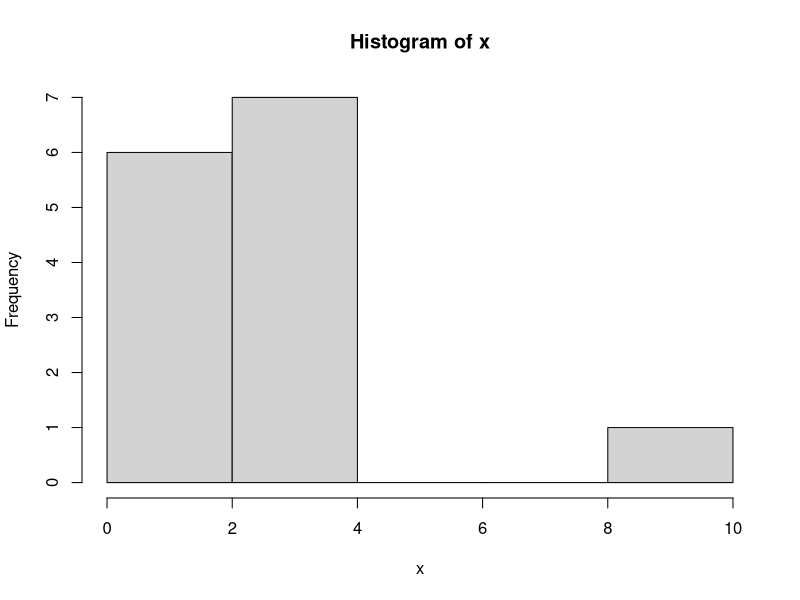
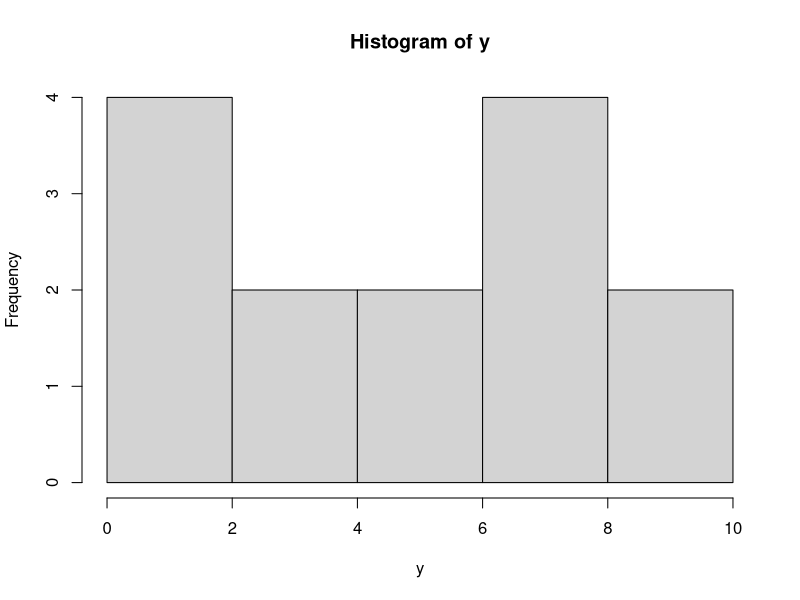
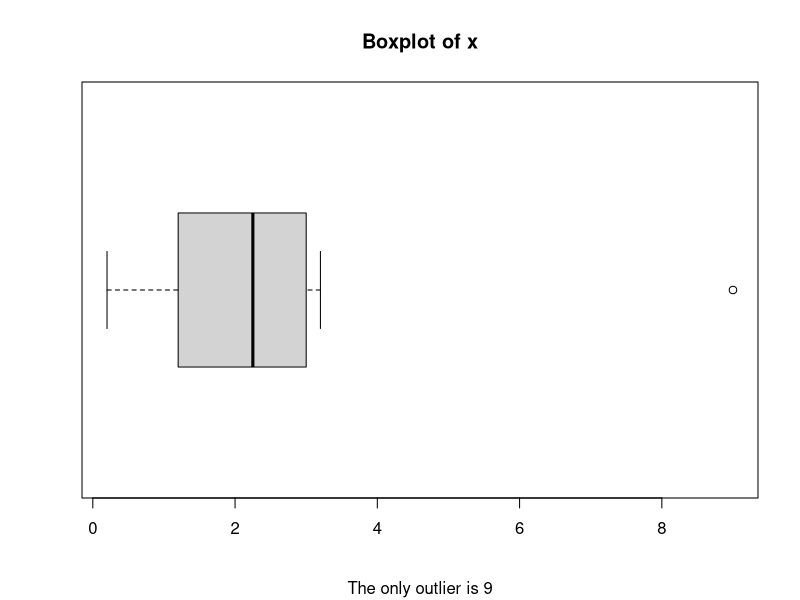
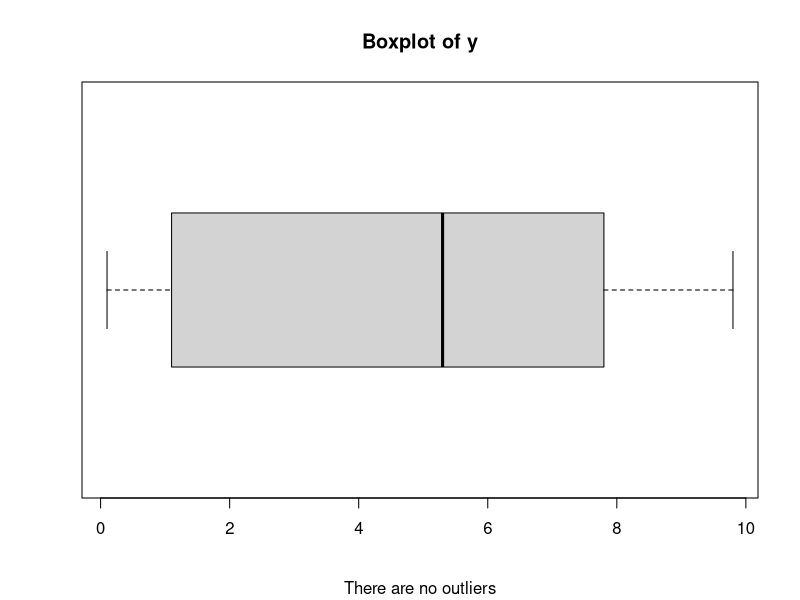
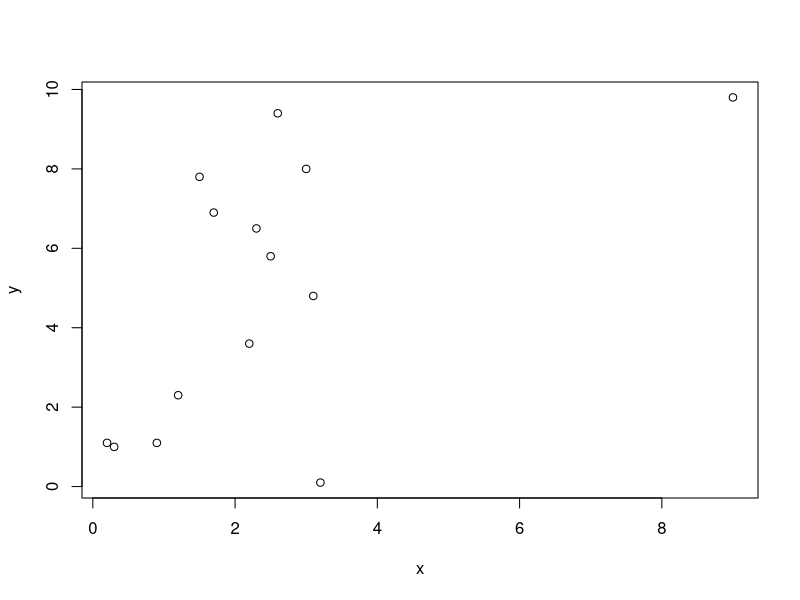
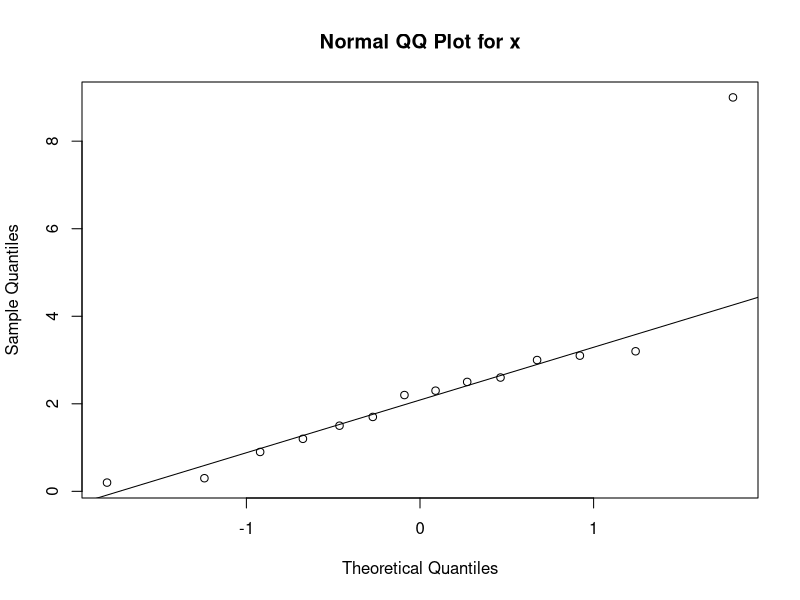
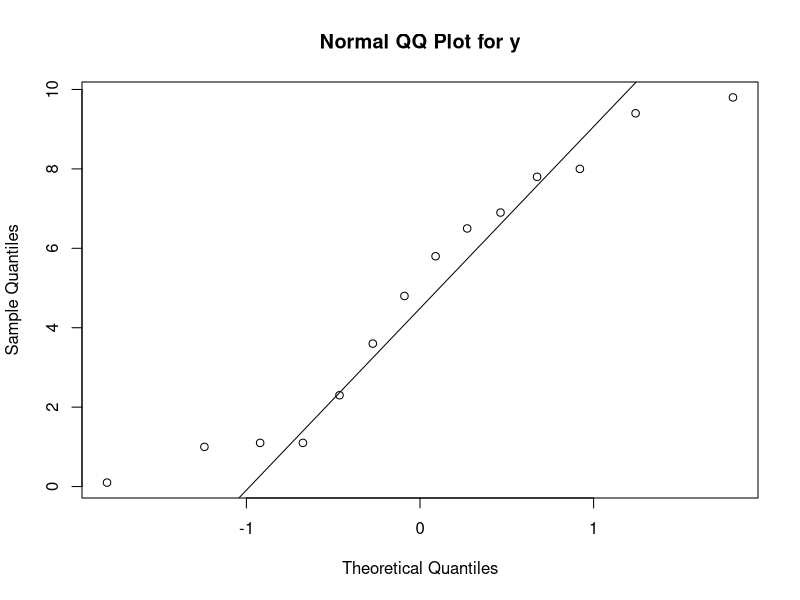

The R script that drew these images, in order:
## ---- chunk 1
x = c(0.2, 1.2, 0.9, 2.2, 3.2, 0.3, 1.7, 3.1, 2.3, 1.5, 2.5, 3.0, 2.6, 9.0)   
hist(x)
   
y = c(1.1, 2.3, 1.1, 3.6, 0.1, 1.0, 6.9, 4.8, 6.5, 7.8, 5.8, 8.0, 9.4, 9.8)   
hist(y) 
## ---- chunk 2
summary(x)
var(x)
summary(y)
var(y)
## ---- chunk 3
boxplot(x, main="Boxplot of x", horizontal=TRUE, sub = "The only outlier is 9")
boxplot(y, main="Boxplot of y", horizontal=TRUE, sub = "There are no outliers")
## ---- chunk 4
plot(x,y)
## ---- chunk 5
cor(x,y)
## ---- chunk 6
a = c(0.2, 1.2, 0.9, 2.2, 3.2, 0.3, 1.7, 3.1, 2.3, 1.5, 2.5, 3.0, 2.6)   
b = c(1.1, 2.3, 1.1, 3.6, 0.1, 1.0, 6.9, 4.8, 6.5, 7.8, 5.8, 8.0, 9.4)

cor(a,b)
## ---- chunk 7
qqnorm(x, main="Normal QQ Plot for x"); qqline(x)
qqnorm(y, main="Normal QQ Plot for y"); qqline(y)
## ---- chunk 8
pnorm(qnorm(0.05, 0, 1))

## ---- chunk 9
pnorm(qnorm(1-0.025, 0, 1))

## ---- chunk 10
pnorm(qnorm(0.05/2, 0, 1))

